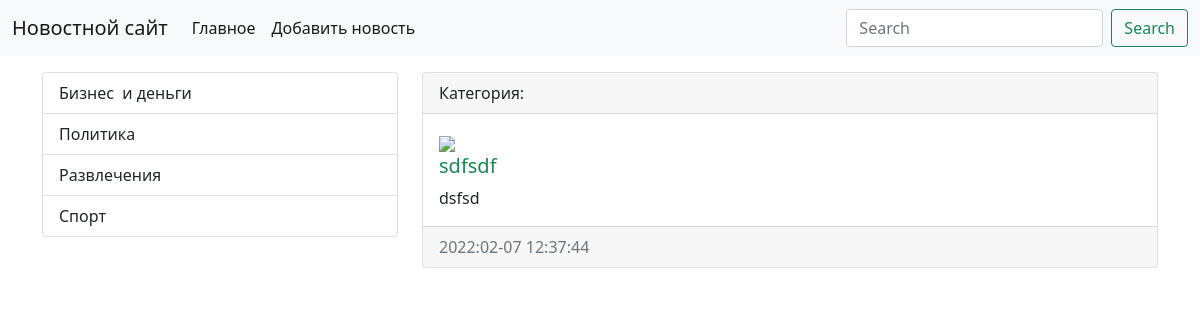
/view_news/18, run on the app's committed database.
### firstapp/models.py (models this page shows, shortened)
class Category(models.Model):
    title = models.CharField(max_length=150, db_index = True, verbose_name='Категория новости')
    def get_absolute_url(self):
        return reverse('category', kwargs={"category_id": self.pk})
    class Meta:
        verbose_name = 'Категория'
        verbose_name_plural = 'Категории'
        ordering=['title']

class News(models.Model):
    title = models.CharField(max_length=200, verbose_name='Заголовок')
    content = models.TextField(blank=True, verbose_name='Контент')
    created_at = models.DateTimeField(auto_now_add=True, verbose_name='Создано')
    update_at = models.DateTimeField(auto_now=True, verbose_name='Обновлено')
    photo = models.ImageField(upload_to='photos/%Y/%m/%d', default=' ')
    is_published = models.BooleanField(default=True, verbose_name='Опубликовано')
    category = models.ForeignKey('Category', on_delete= models.PROTECT, verbose_name='Категория')
    class Meta:
        verbose_name =  'Новость'
        verbose_name_plural = 'Новости'
        ordering = ['created_at']

### firstapp/views.py (the view)
# urls.py: path('view_news/<int:news_id>',view_news, name = 'view_news'),
def view_news(request, news_id):
    news_item = get_object_or_404(News, pk=news_id)
    return render(request, "firstapp/view_news.html", {'news_item': news_item})

### firstapp/templatetags/news_tags.py (called while the page is built)
@register.simple_tag()
def find_category():
    return Category.objects.all()

### firstapp/templates/firstapp/view_news.html (shortened to what this page needs)
{% extends 'base.html' %}
{% block sidebar %}
            <div class="list-group">
            {% include 'inc/_sidebar.html' %}
            </div>
{% endblock %}
{% block content %}
                <div class="card mb-3">
                  <div class="card-header">
                      Категория: <a href="{{ news_item.category.get_absolute_url }}">{{ news.category}}</a>
                  </div>
                  <div class="card-body">
                      <div class="media">
                          <div class="media-body">
                              {% if news_item.photo %}
                                    <img src="{{ news_item.photo.url }}" width="300">
                              {% else %}
                              <img src="https://image.winudf.com/v2/image/Y29tLnNydC50cmFja2Rpc3RyaWJ1dGlvbmFwcF9zY3JlZW5fMV9tOHJndTQyMw/screen-1.jpg?h=710&fakeurl=1&type=.jpg" width="300">
                              {% endif%}
                              <h5 class="card-title {% cycle 'text-success' 'text-danger' %}">{{news_item.title}}</h5>
                            <p class="card-text"> {{news_item.content|linebreaksbr}}</p>
                              </div>
                          </div>
                  </div>
                  <div class="card-footer text-muted">
                    {{news_item.created_at|date:"Y:m-d H:i:s"}}
                  </div>
                </div>
{% endblock  %}

### templates/inc/_sidebar.html
        {% load news_tags %}
            <div class="list-group">
                {% find_category as categories %}
                {% for item in categories %}
                   <a href="{{ item.get_absolute_url }}" class="list-group-item list-group-item-action" aria-current="true">
               {{ item.title}}
              </a>
                {%endfor%}
            </div>

### data on the page
Category: title "Бизнес и деньги"
Category: title "Политика"
Category: title "Развлечения"
Category: title "Спорт"
News: title "sdfsdf", content "dsfsd", created_at "2022:02-07 12:37:44"
